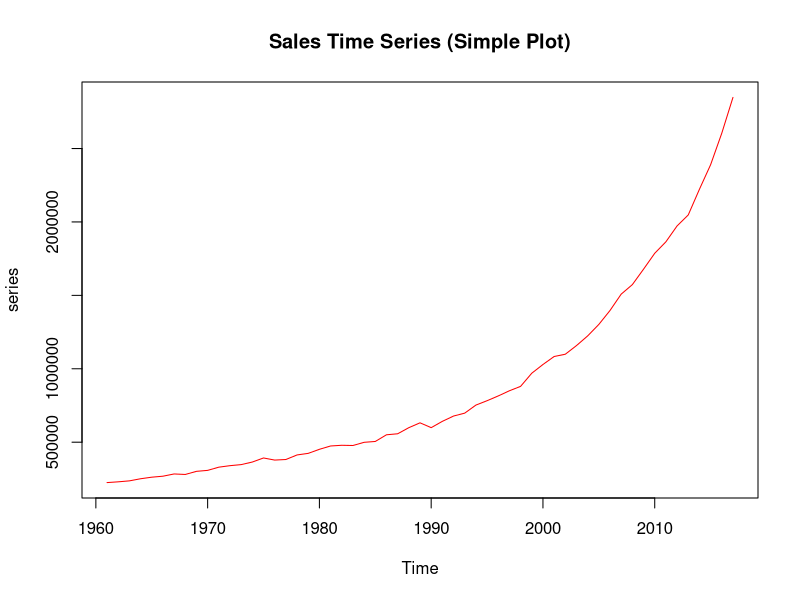
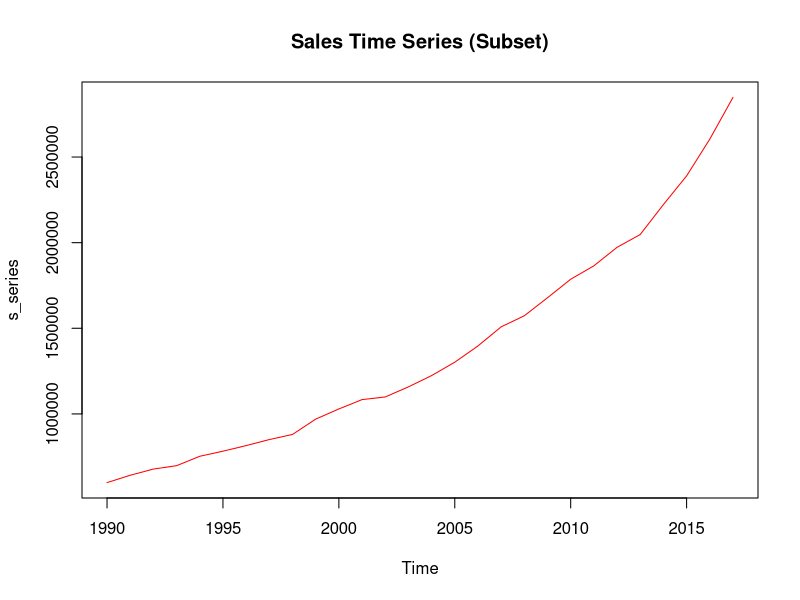

Recreate these plots in R, in order.

data <- read.csv("./data/0504_time_series_analysis/01_time_series_analysis_introduction/turnover_annual.csv", header = TRUE)
head(data)
#   Year  sales
# 1 1961 224786
# 2 1962 230034
# 3 1963 236562
# 4 1964 250960
# 5 1965 261615
# 6 1966 268316

series <- ts(data$sales, start = 1961, end = 2017)

plot(series, col = "red", main = "Sales Time Series (Simple Plot)")

s_series <- window(series, start = 1990, end = 2017)

plot(s_series, col = "red", main = "Sales Time Series (Subset)")
